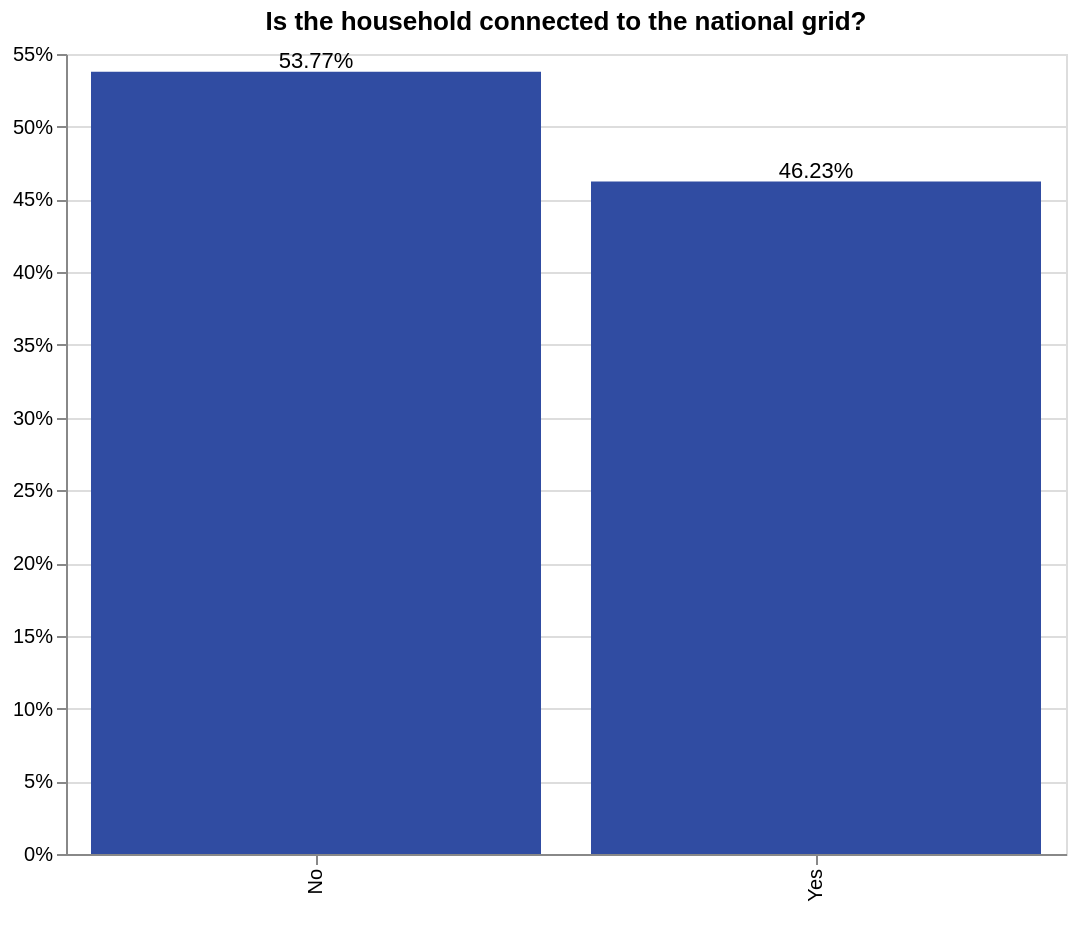

Specify this chart in Vega-Lite:
### Vega-Lite specification from a JSON file in a GitHub repository (floating-point values rounded to 4 significant figures; data arrays with more than 128 entries replaced by an {"elided": "..."} marker saying what was removed)
{"config": {"view": {"continuousWidth": 400, "continuousHeight": 300}}, "layer": [{"mark": {"type": "bar", "color": "#304ca2"}, "encoding": {"tooltip": {"type": "nominal", "field": "c2"}, "x": {"type": "nominal", "axis": {"title": " "}, "field": "c2", "sort": {"field": "c2", "op": "count", "order": "descending"}}, "y": {"type": "quantitative", "aggregate": "sum", "axis": {"format": "%", "title": ""}, "field": "pct"}}, "height": 400, "selection": {"selector003": {"type": "single", "fields": ["elc_aggr_tier"], "bind": {"input": "select", "options": [null, "Tier 0", "Tier 1", "Tier 2", "Tier 3", "Tier 4", "Tier 5"], "labels": ["All Tiers", "Tier 0", "Tier 1", "Tier 2", "Tier 3", "Tier 4", "Tier 5"], "name": "Tiers  "}}}, "transform": [{"joinaggregate": [{"op": "count", "field": "*", "as": "total"}]}, {"calculate": "1 / datum.total", "as": "pct"}], "width": 500}, {"mark": {"type": "text", "align": "center", "baseline": "bottom"}, "encoding": {"text": {"type": "quantitative", "aggregate": "sum", "field": "pct", "format": ".2%"}, "tooltip": {"type": "nominal", "field": "c2"}, "x": {"type": "nominal", "axis": {"title": " "}, "field": "c2", "sort": {"field": "c2", "op": "count", "order": "descending"}}, "y": {"type": "quantitative", "aggregate": "sum", "axis": {"format": "%", "title": ""}, "field": "pct"}}, "height": 400, "transform": [{"joinaggregate": [{"op": "count", "field": "*", "as": "total"}]}, {"calculate": "1 / datum.total", "as": "pct"}], "width": 500}], "data": {"name": "data-ea93a757884281c36a2fab8f09578f18"}, "title": {"text": ["Is the household connected to the national grid?"], "color": "black", "subtitleColor": "black"}, "transform": [{"filter": {"selection": "selector003"}}], "$schema": "https://vega.github.io/schema/vega-lite/v4.8.1.json", "datasets": {"data-ea93a757884281c36a2fab8f09578f18": {"elided": "3632 records"}}}
